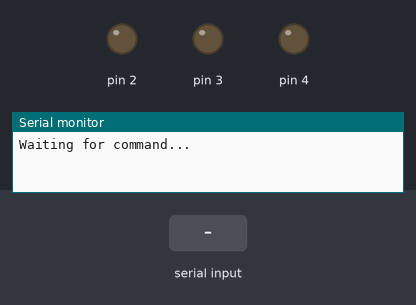
Recording of a sketch running on a simulated Arduino Uno, built with avr-gcc and run on an emulated ATmega328P. Shown: output pins drawn as LEDs (lit = HIGH), the last lines printed to the serial monitor. The inputs (shaded band) are chosen by the test bench.

Above: at 1.2 s.
1.3 s: "P" received over the second serial link
At 1.45 s:
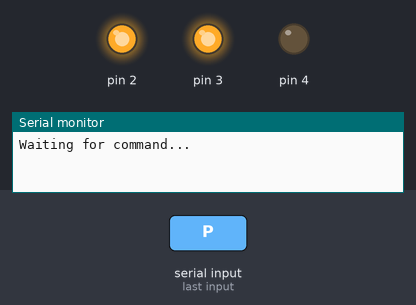
4.3 s: "R" received over the second serial link
At 5.4 s:
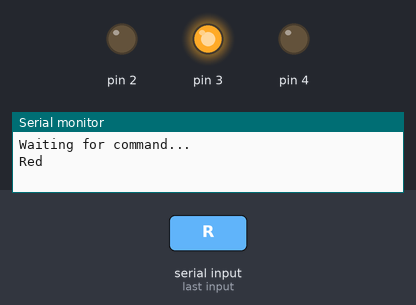
5.8 s: "G" received over the second serial link
At 6.5 s:
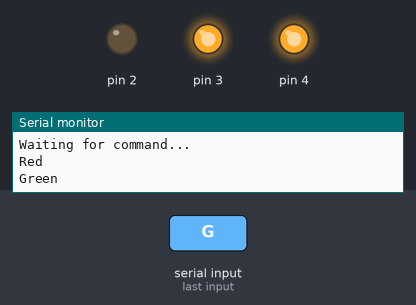
7.3 s: "R" received over the second serial link
At 7.7 s:
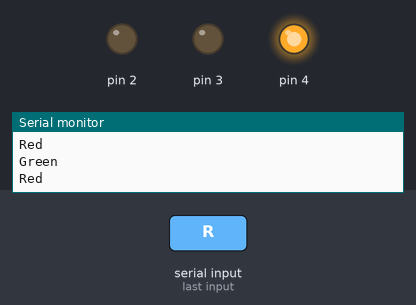
8.8 s: "Y" received over the second serial link
At 10.1 s:
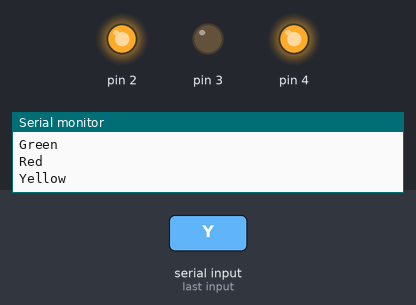
Timing chart, 0 to 11.3 s (numbered marks = the images above; inputs shaded):
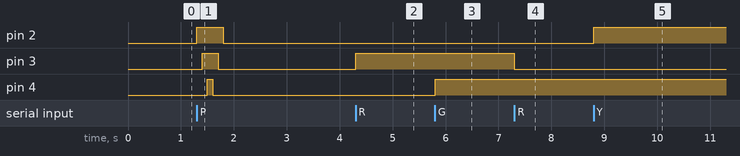

The sketch:

Bluetooth-Leds.ino
```cpp
#include <SoftwareSerial.h>
SoftwareSerial Bluetooth(10, 11);   // TX, RX.
int Data;                           // The data received.

void setup() {
  Bluetooth.begin(9600);
  Serial.begin(9600);
  Serial.println("Waiting for command...");

  pinMode(2, OUTPUT);
  pinMode(3, OUTPUT);
  pinMode(4, OUTPUT);
}

void loop() {
  if (Bluetooth.available()){       // Wait until receiving data...
    Data = Bluetooth.read();

    if(Data == 'Y'){
      digitalWrite(2, !digitalRead(2));
      Serial.println("Yellow");
    }
    else if(Data == 'R'){
      digitalWrite(3, !digitalRead(3));
      Serial.println("Red");
    }
    else if(Data == 'G'){
      digitalWrite(4, !digitalRead(4));
      Serial.println("Green");
    }
    else if (Data == 'P'){
      for (int j=2; j<=4; j++){
        digitalWrite(j, LOW);
      }
      for (int i=2; i<=4; i++){
        digitalWrite(i, HIGH);
        delay(100);
      }

      for (int i=4; i>=2; i--){
        digitalWrite(i, LOW);
        delay(100);
      }
    }
  }

  delay(100);
}
```

Measured:
- after the input at 1.3 s, pin 2: LOW → HIGH at once, → LOW 0.50 s later; pin 3: LOW → HIGH after 0.10 s, → LOW 0.30 s later; pin 4: LOW → HIGH after 0.20 s, → LOW 0.10 s later
- after the input at 4.3 s, pin 3: LOW → HIGH at once
- after the input at 5.8 s, pin 4: LOW → HIGH at once
- after the input at 7.3 s, pin 3: HIGH → LOW at once
- after the input at 8.8 s, pin 2: LOW → HIGH at once
